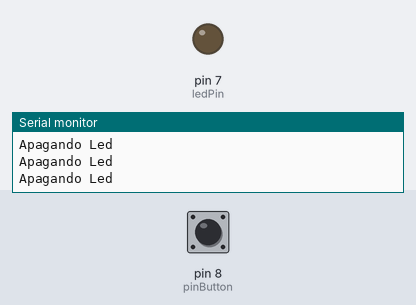
A sketch run on a simulated Arduino Uno, built with avr-gcc and run on an emulated ATmega328P. On the bench: output pins drawn as LEDs (lit = HIGH), the last lines printed to the serial monitor. The test bench sets the inputs (shaded band); at power-on: pin 8 (pinButton) LOW.

Above: at 1.3 s.
1.4 s: pin 8 (pinButton) pulled HIGH for 0.15 s
At 1.5 s:
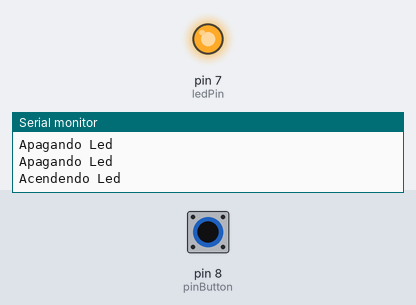
3.1 s: pin 8 (pinButton) pulled HIGH for 3.2 s
At 7.3 s:
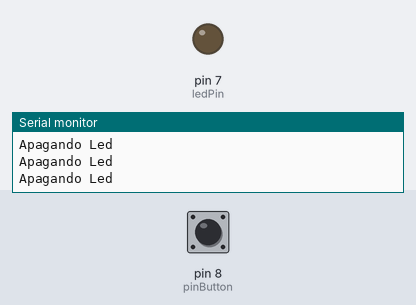
Timing chart, 0 to 8.8 s (numbered marks = the images above; inputs shaded):
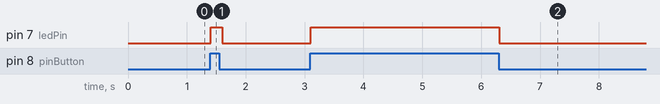

Measured:
- after the input at 1.4 s, pin 7 (ledPin): LOW → HIGH at once, → LOW 0.20 s later
- after the input at 3.1 s, pin 7 (ledPin): LOW → HIGH at once, → LOW 3.2 s later

The sketch:

ControleLedBotao.ino
```cpp
#define pinButton 8
#define ledPin 7

void setup() {
  // put your setup code here, to run once:
  pinMode(pinButton, INPUT);
  pinMode(ledPin, OUTPUT);
  Serial.begin(9600);
  delay(100);

}

void loop() {
  // put your main code here, to run repeatedly:
  if(digitalRead(pinButton) == HIGH)
  {
    digitalWrite(ledPin, HIGH);
    Serial.println("Acendendo Led");
  }
  else
  {
    digitalWrite(ledPin, LOW);
    Serial.println("Apagando Led");
  }
  delay(100);

}
```
